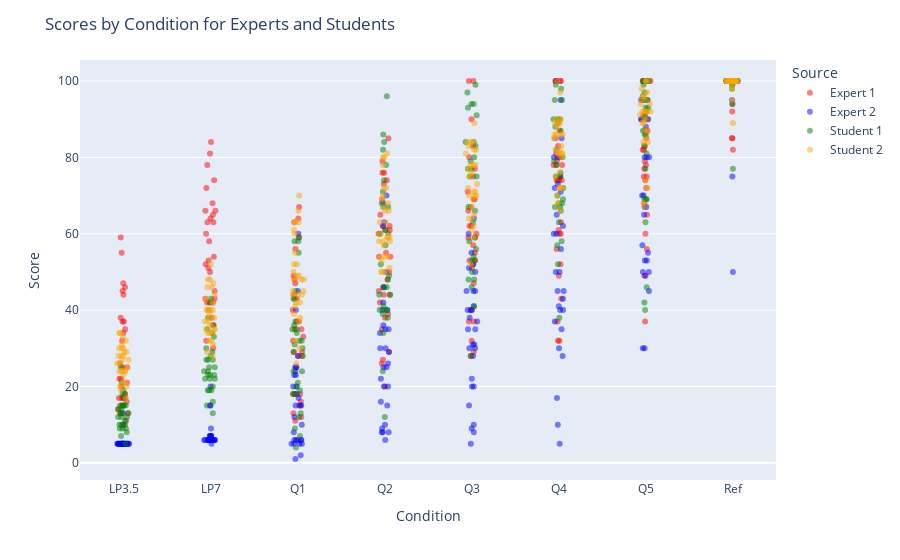

This figure's notebook cell:
### Code cell
combined_data = pd.concat([expert1, expert2, student1, student2])

# Define specific colors for each source
color_discrete_map = {
    'Expert 1': 'red',
    'Expert 2': 'blue',
    'Student 1': 'green',
    'Student 2': 'orange'
}

# Plot using Plotly Express
fig = px.strip(combined_data, x='condition', y='score', color='source',
               stripmode='overlay', hover_data=['source'],
               color_discrete_map=color_discrete_map)

# Set dots opacity to 50%
fig.update_traces(marker=dict(opacity=0.5))

fig.update_layout(
    title="Scores by Condition for Experts and Students",
    xaxis_title="Condition",
    yaxis_title="Score",
    legend_title="Source"
)

fig.show()

### Figure 1 — Plotly figure (JSON) as saved in the notebook; plotly's stock layout.template omitted (floating-point values rounded to 4 significant figures; data arrays with more than 128 entries replaced by an {"elided": "..."} marker saying what was removed)
{"data": [{"alignmentgroup": "True", "boxpoints": "all", "customdata": {"elided": "240x1 str values"}, "fillcolor": "rgba(255,255,255,0)", "hoveron": "points", "hovertemplate": "source=%{customdata[0]}<br>condition=%{x}<br>score=%{y}<extra></extra>", "legendgroup": "Expert 1", "line": {"color": "rgba(255,255,255,0)"}, "marker": {"color": "red", "opacity": 0.5}, "name": "Expert 1", "offsetgroup": "Expert 1", "orientation": "v", "pointpos": 0, "showlegend": true, "type": "box", "x": {"elided": "240 str values"}, "x0": " ", "xaxis": "x", "y": {"elided": "240 int values"}, "y0": " ", "yaxis": "y"}, {"alignmentgroup": "True", "boxpoints": "all", "customdata": {"elided": "240x1 str values"}, "fillcolor": "rgba(255,255,255,0)", "hoveron": "points", "hovertemplate": "source=%{customdata[0]}<br>condition=%{x}<br>score=%{y}<extra></extra>", "legendgroup": "Expert 2", "line": {"color": "rgba(255,255,255,0)"}, "marker": {"color": "blue", "opacity": 0.5}, "name": "Expert 2", "offsetgroup": "Expert 2", "orientation": "v", "pointpos": 0, "showlegend": true, "type": "box", "x": {"elided": "240 str values"}, "x0": " ", "xaxis": "x", "y": {"elided": "240 int values"}, "y0": " ", "yaxis": "y"}, {"alignmentgroup": "True", "boxpoints": "all", "customdata": {"elided": "240x1 str values"}, "fillcolor": "rgba(255,255,255,0)", "hoveron": "points", "hovertemplate": "source=%{customdata[0]}<br>condition=%{x}<br>score=%{y}<extra></extra>", "legendgroup": "Student 1", "line": {"color": "rgba(255,255,255,0)"}, "marker": {"color": "green", "opacity": 0.5}, "name": "Student 1", "offsetgroup": "Student 1", "orientation": "v", "pointpos": 0, "showlegend": true, "type": "box", "x": {"elided": "240 str values"}, "x0": " ", "xaxis": "x", "y": {"elided": "240 int values"}, "y0": " ", "yaxis": "y"}, {"alignmentgroup": "True", "boxpoints": "all", "customdata": {"elided": "240x1 str values"}, "fillcolor": "rgba(255,255,255,0)", "hoveron": "points", "hovertemplate": "source=%{customdata[0]}<br>condition=%{x}<br>score=%{y}<extra></extra>", "legendgroup": "Student 2", "line": {"color": "rgba(255,255,255,0)"}, "marker": {"color": "orange", "opacity": 0.5}, "name": "Student 2", "offsetgroup": "Student 2", "orientation": "v", "pointpos": 0, "showlegend": true, "type": "box", "x": {"elided": "240 str values"}, "x0": " ", "xaxis": "x", "y": {"elided": "240 int values"}, "y0": " ", "yaxis": "y"}], "layout": {"boxmode": "overlay", "legend": {"title": {"text": "Source"}, "tracegroupgap": 0}, "margin": {"t": 60}, "title": {"text": "Scores by Condition for Experts and Students"}, "xaxis": {"anchor": "y", "domain": [0, 1], "title": {"text": "Condition"}}, "yaxis": {"anchor": "x", "domain": [0, 1], "title": {"text": "Score"}}}}
